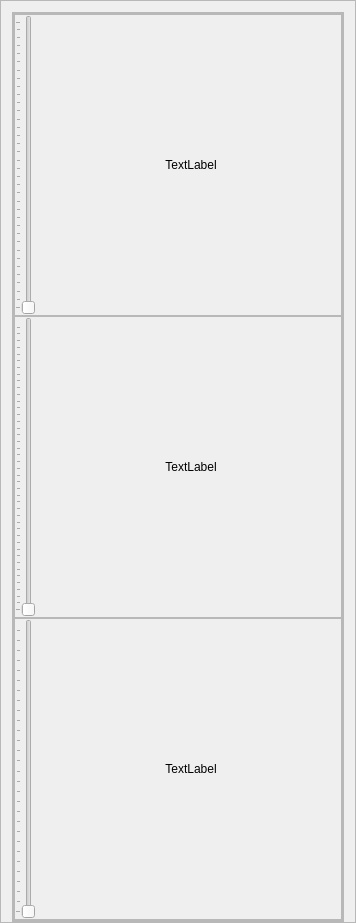
        <widget class="QFrame" name="frame_23">
         <property name="minimumSize">
          <size>
           <width>300</width>
           <height>800</height>
          </size>
         </property>
         <property name="maximumSize">
          <size>
           <width>16777215</width>
           <height>16777215</height>
          </size>
         </property>
         <property name="frameShape">
          <enum>QFrame::StyledPanel</enum>
         </property>
         <property name="frameShadow">
          <enum>QFrame::Raised</enum>
         </property>
         <layout class="QGridLayout" name="gridLayout_3">
          <property name="bottomMargin">
           <number>0</number>
          </property>
          <item row="0" column="0">
           <widget class="QFrame" name="frame_26">
            <property name="sizePolicy">
             <sizepolicy hsizetype="Preferred" vsizetype="Preferred">
              <horstretch>0</horstretch>
              <verstretch>0</verstretch>
             </sizepolicy>
            </property>
            <property name="maximumSize">
             <size>
              <width>1000</width>
              <height>1000</height>
             </size>
            </property>
            <property name="frameShape">
             <enum>QFrame::StyledPanel</enum>
            </property>
            <property name="frameShadow">
             <enum>QFrame::Raised</enum>
            </property>
            <layout class="QGridLayout" name="gridLayout_4">
             <property name="leftMargin">
              <number>0</number>
             </property>
             <property name="topMargin">
              <number>0</number>
             </property>
             <property name="rightMargin">
              <number>0</number>
             </property>
             <property name="bottomMargin">
              <number>0</number>
             </property>
             <property name="spacing">
              <number>0</number>
             </property>
             <item row="0" column="0" alignment="Qt::AlignRight">
              <widget class="QFrame" name="frame_29">
               <property name="frameShape">
                <enum>QFrame::StyledPanel</enum>
               </property>
               <property name="frameShadow">
                <enum>QFrame::Raised</enum>
               </property>
               <layout class="QVBoxLayout" name="verticalLayout_3">
                <property name="spacing">
                 <number>0</number>
                </property>
                <property name="leftMargin">
                 <number>0</number>
                </property>
                <property name="topMargin">
                 <number>0</number>
                </property>
                <property name="rightMargin">
                 <number>0</number>
                </property>
                <property name="bottomMargin">
                 <number>0</number>
                </property>
                <item>
                 <widget class="QFrame" name="frame_43">
                  <property name="maximumSize">
                   <size>
                    <width>800</width>
                    <height>800</height>
                   </size>
                  </property>
                  <property name="frameShape">
                   <enum>QFrame::StyledPanel</enum>
                  </property>
                  <property name="frameShadow">
                   <enum>QFrame::Raised</enum>
                  </property>
                  <layout class="QHBoxLayout" name="horizontalLayout_6">
                   <property name="leftMargin">
                    <number>0</number>
                   </property>
                   <property name="topMargin">
                    <number>0</number>
                   </property>
                   <property name="rightMargin">
                    <number>0</number>
                   </property>
                   <property name="bottomMargin">
                    <number>0</number>
                   </property>
                   <item>
                    <widget class="QSlider" name="verticalSlider">
                     <property name="maximumSize">
                      <size>
                       <width>300</width>
                       <height>300</height>
                      </size>
                     </property>
                     <property name="maximum">
                      <number>174</number>
                     </property>
                     <property name="orientation">
                      <enum>Qt::Vertical</enum>
                     </property>
                     <property name="tickPosition">
                      <enum>QSlider::TicksAbove</enum>
                     </property>
                     <property name="tickInterval">
                      <number>5</number>
                     </property>
                    </widget>
                   </item>
                   <item>
                    <widget class="QLabel" name="label_8">
                     <property name="sizePolicy">
                      <sizepolicy hsizetype="Expanding" vsizetype="Preferred">
                       <horstretch>0</horstretch>
                       <verstretch>0</verstretch>
                      </sizepolicy>
                     </property>
                     <property name="minimumSize">
                      <size>
                       <width>300</width>
                       <height>300</height>
                      </size>
                     </property>
                     <property name="maximumSize">
                      <size>
                       <width>300</width>
                       <height>300</height>
                      </size>
                     </property>
                     <property name="text">
                      <string>TextLabel</string>
                     </property>
                     <property name="alignment">
                      <set>Qt::AlignCenter</set>
                     </property>
                    </widget>
                   </item>
                  </layout>
                 </widget>
                </item>
                <item>
                 <widget class="QFrame" name="frame_31">
                  <property name="maximumSize">
                   <size>
                    <width>800</width>
                    <height>800</height>
                   </size>
                  </property>
                  <property name="frameShape">
                   <enum>QFrame::StyledPanel</enum>
                  </property>
                  <property name="frameShadow">
                   <enum>QFrame::Raised</enum>
                  </property>
                  <layout class="QHBoxLayout" name="horizontalLayout_22">
                   <property name="leftMargin">
                    <number>0</number>
                   </property>
                   <property name="topMargin">
                    <number>0</number>
                   </property>
                   <property name="rightMargin">
                    <number>0</number>
                   </property>
                   <property name="bottomMargin">
                    <number>0</number>
                   </property>
                   <item>
                    <widget class="QSlider" name="verticalSlider_2">
                     <property name="maximumSize">
                      <size>
                       <width>300</width>
                       <height>300</height>
                      </size>
                     </property>
                     <property name="maximum">
                      <number>212</number>
                     </property>
                     <property name="orientation">
                      <enum>Qt::Vertical</enum>
                     </property>
                     <property name="tickPosition">
                      <enum>QSlider::TicksAbove</enum>
                     </property>
                     <property name="tickInterval">
                      <number>5</number>
                     </property>
                    </widget>
                   </item>
                   <item>
                    <widget class="QLabel" name="label_9">
                     <property name="sizePolicy">
                      <sizepolicy hsizetype="Expanding" vsizetype="Preferred">
                       <horstretch>0</horstretch>
                       <verstretch>0</verstretch>
                      </sizepolicy>
                     </property>
                     <property name="minimumSize">
                      <size>
                       <width>300</width>
                       <height>300</height>
                      </size>
                     </property>
                     <property name="maximumSize">
                      <size>
                       <width>300</width>
                       <height>300</height>
                      </size>
                     </property>
                     <property name="text">
                      <string>TextLabel</string>
                     </property>
                     <property name="alignment">
                      <set>Qt::AlignCenter</set>
                     </property>
                    </widget>
                   </item>
                  </layout>
                 </widget>
                </item>
                <item>
                 <widget class="QFrame" name="frame_6">
                  <property name="maximumSize">
                   <size>
                    <width>800</width>
                    <height>800</height>
                   </size>
                  </property>
                  <property name="frameShape">
                   <enum>QFrame::StyledPanel</enum>
                  </property>
                  <property name="frameShadow">
                   <enum>QFrame::Raised</enum>
                  </property>
                  <layout class="QHBoxLayout" name="horizontalLayout_21">
                   <property name="leftMargin">
                    <number>0</number>
                   </property>
                   <property name="topMargin">
                    <number>0</number>
                   </property>
                   <property name="rightMargin">
                    <number>0</number>
                   </property>
                   <property name="bottomMargin">
                    <number>0</number>
                   </property>
                   <item>
                    <widget class="QSlider" name="verticalSlider_3">
                     <property name="maximumSize">
                      <size>
                       <width>300</width>
                       <height>300</height>
                      </size>
                     </property>
                     <property name="maximum">
                      <number>142</number>
                     </property>
                     <property name="orientation">
                      <enum>Qt::Vertical</enum>
                     </property>
                     <property name="tickPosition">
                      <enum>QSlider::TicksAbove</enum>
                     </property>
                     <property name="tickInterval">
                      <number>5</number>
                     </property>
                    </widget>
                   </item>
                   <item>
                    <widget class="QLabel" name="label_6">
                     <property name="sizePolicy">
                      <sizepolicy hsizetype="Expanding" vsizetype="Preferred">
                       <horstretch>0</horstretch>
                       <verstretch>0</verstretch>
                      </sizepolicy>
                     </property>
                     <property name="minimumSize">
                      <size>
                       <width>300</width>
                       <height>300</height>
                      </size>
                     </property>
                     <property name="maximumSize">
                      <size>
                       <width>300</width>
                       <height>300</height>
                      </size>
                     </property>
                     <property name="text">
                      <string>TextLabel</string>
                     </property>
                     <property name="alignment">
                      <set>Qt::AlignCenter</set>
                     </property>
                    </widget>
                   </item>
                  </layout>
                 </widget>
                </item>
               </layout>
              </widget>
             </item>
            </layout>
           </widget>
          </item>
         </layout>
        </widget>
